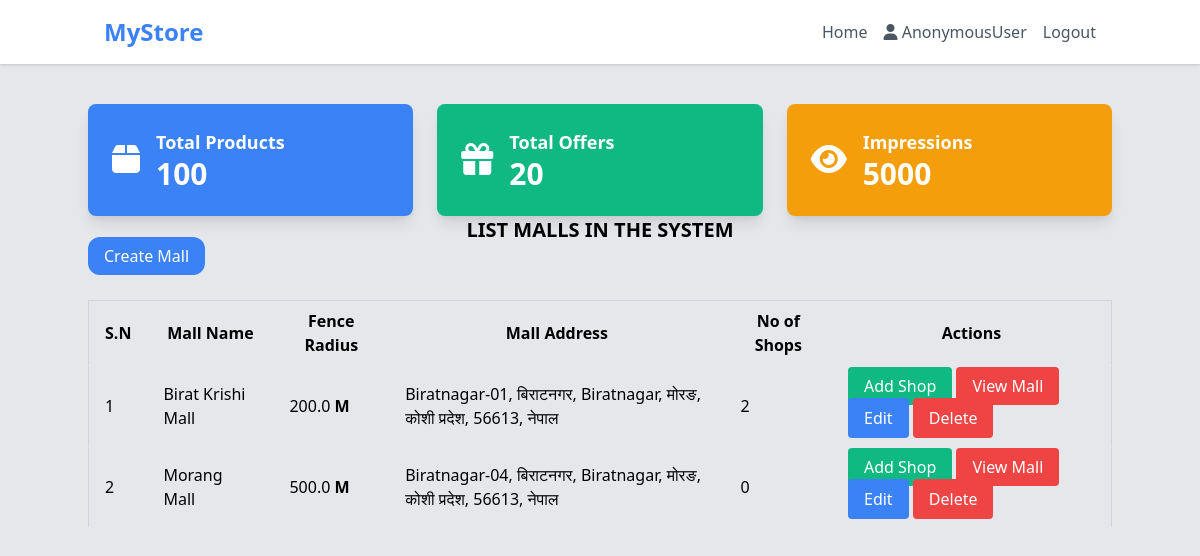
The app's page /listmall/, older data.
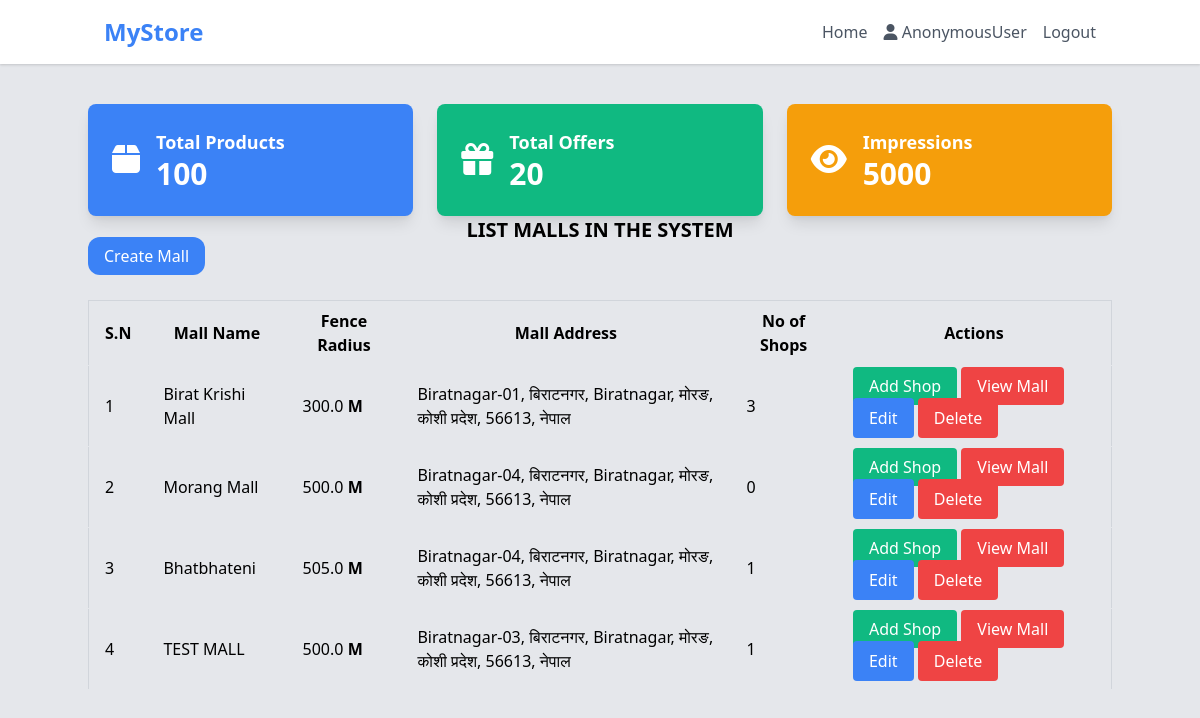
The same page, newer data.
### geoapp/models.py (models this page shows, shortened)
class Mall(models.Model):
    mallName = models.CharField(max_length=100)
    mallAddress = models.CharField(max_length=255,blank=True)
    latitude = models.FloatField()
    longitude = models.FloatField()
    fence_radius = models.FloatField(default=500,help_text="Fence Radius in meters(m)") # in meters

### geoapp/views.py (the view)
# urls.py: path('listmall/',views.listMall,name='listmall'),
def listMall(request):
    malls = Mall.objects.all()
    context = {
        'malls':malls
    }
    return render(request,'mall/listmall.html',context)

### geoapp/templates/mall/listmall.html
{%  extends 'base.html' %}
{% block content %}
<div class="container mx-auto mt-10">
  <div class="grid grid-cols-1 sm:grid-cols-2 md:grid-cols-3 gap-6">
      <div class="bg-blue-500 p-6 rounded-lg shadow-lg text-white">
          <div class="flex items-center">
              <span class="mr-4">
                  <i class="fas fa-box fa-2x"></i>
              </span>
              <div>
                  <p class="text-lg font-semibold">Total Products</p>
                  <p class="text-3xl font-bold">100</p>
              </div>
          </div>
      </div>
      <div class="bg-green-500 p-6 rounded-lg shadow-lg text-white">
          <div class="flex items-center">
              <span class="mr-4">
                  <i class="fas fa-gift fa-2x"></i>
              </span>
              <div>
                  <p class="text-lg font-semibold">Total Offers</p>
                  <p class="text-3xl font-bold">20</p>
              </div>
          </div>
      </div>
      <div class="bg-yellow-500 p-6 rounded-lg shadow-lg text-white">
          <div class="flex items-center">
              <span class="mr-4">
                  <i class="fas fa-eye fa-2x"></i>
              </span>
              <div>
                  <p class="text-lg font-semibold">Impressions</p>
                  <p class="text-3xl font-bold">5000</p>
              </div>
          </div>
      </div>
  </div>
</div>
<h1 class="text-xl font-bold text-center">LIST MALLS IN THE SYSTEM</h1>
<div class="container mx-auto">
    <a href="{% url 'createmall' %}" class="px-4 py-2 text-white bg-blue-500 rounded-xl">Create Mall</a>
</div>
<div class="container mx-auto mt-8">
    <table class="min-w-full border border-gray-300">
      <thead>
        <tr>
            <th class="py-2 px-4 border-b">S.N</th>
          <th class="py-2 px-4 border-b">Mall Name</th>
          <th class="py-2 px-4 border-b">Fence Radius</th>
          <th class="py-2 px-4 border-b">Mall Address</th>
          <th class="py-2 px-4 border-b">No of Shops</th>
          <th class="py-2 px-4 border-b">Actions</th>
        </tr>
      </thead>
      <tbody>
        {% for mall in malls %}
        <tr>
        <td class="py-2 px-4 border-b">{{forloop.counter}}</td>
          <td class="py-2 px-4 border-b">{{mall.mallName}}</td>
          <td class="py-2 px-4 border-b">{{mall.fence_radius}} <span class="font-bold  " title="Meters">M</span></td>
          <td class="py-2 px-4 border-b">{{mall.mallAddress}}</td>
          <td class="py-2 px-4 border-b">{{mall.shops.count}}</td>
          <td class="py-2 px-4 border-b">
            <a class="bg-green-500 text-white px-4 py-2 rounded" href="{% url 'addshopbymall' mall.id %}">Add Shop</a>
            <a class="bg-red-500 text-white px-4 py-2 rounded" href="{% url 'viewmall' mall.id %}">View Mall</a>
            <button class="bg-blue-500 text-white px-4 py-2 rounded">Edit</button>
            <button class="bg-red-500 text-white px-4 py-2 rounded">Delete</button>
          </td>
        </tr>
        {% endfor %}
      </tbody>
    </table>
  </div>
{% endblock content %}

Row changes from the older to the newer data that the page shows:
changed Mall "Birat Krishi Mall": fence_radius "200.0" → "300.0"; shops.count "2" → "3"
added Mall: mallName "Bhatbhateni", fence_radius "505.0", mallAddress "Biratnagar-04, बिराटनगर, Biratnagar, मोरङ, कोशी प्रदेश, 56613, नेपाल", shops.count "1"
added Mall: mallName "TEST MALL", fence_radius "500.0", mallAddress "Biratnagar-03, बिराटनगर, Biratnagar, मोरङ, कोशी प्रदेश, 56613, नेपाल", shops.count "1"
